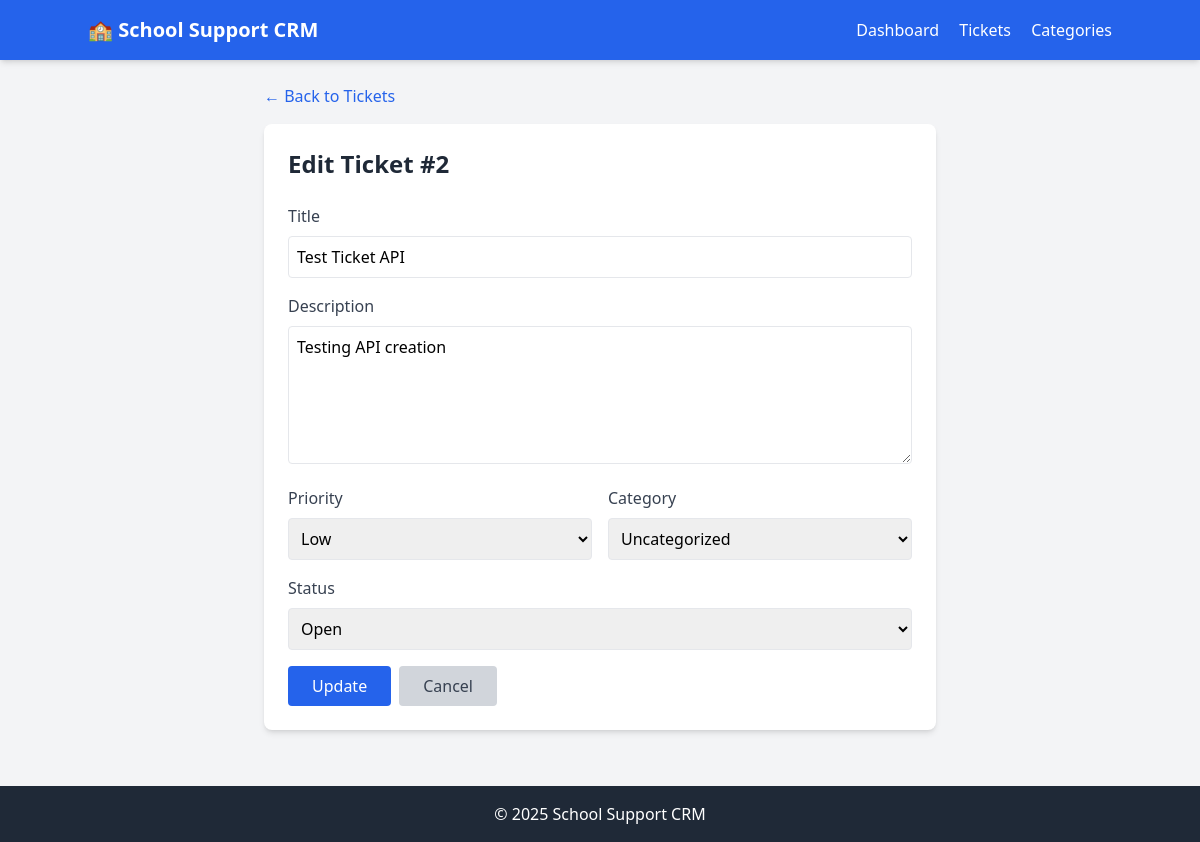
Screenshot of /tickets/2/edit with the database file from the repository.
### app/models/db.py (models this page shows)
class Ticket(SQLModel, table=True):
    id: Optional[int] = Field(default=None, primary_key=True)
    title: str
    description: str
    priority: Priority = Field(default=Priority.MEDIUM)
    status: Status = Field(default=Status.OPEN)
    author_id: int = Field(foreign_key="user.id")
    category_id: Optional[int] = Field(default=None, foreign_key="category.id")
    created_at: datetime = Field(default_factory=datetime.utcnow)
    updated_at: datetime = Field(default_factory=datetime.utcnow)
    author: User = Relationship(back_populates="tickets")
    category: Optional[Category] = Relationship(back_populates="tickets")
    comments: List["Comment"] = Relationship(back_populates="ticket")

### main.py (the view)
@app.get("/tickets/{ticket_id}/edit", response_class=HTMLResponse)
async def edit_ticket_page(request: Request, ticket_id: int, session: Session = Depends(get_session)):
    ticket = session.get(Ticket, ticket_id)
    if not ticket:
        return RedirectResponse(url="/tickets")
    categories_list = session.exec(select(Category)).all()
    return templates.TemplateResponse("ticket_form.html", {
        "request": request,
        "title": f"Edit Ticket #{ticket_id}",
        "action": f"/tickets/{ticket_id}/update",
        "categories": categories_list,
        "ticket": ticket,
        "edit_mode": True
    })

### app/templates/ticket_form.html (shortened to what this page needs)
{% extends "base.html" %}
{% block content %}
<div class="max-w-2xl mx-auto">
    <div class="mb-4">
        <a href="/tickets" class="text-blue-600 hover:underline">&larr; Back to Tickets</a>
    </div>
    <div class="bg-white rounded-lg shadow-md p-6">
        <h2 class="text-2xl font-bold text-gray-800 mb-6">{{ title }}</h2>
        <form method="POST" action="{{ action }}">
            <div class="mb-4">
                <label class="block text-gray-700 font-medium mb-2">Title</label>
                <input type="text" name="title" value="{{ ticket.title if ticket else '' }}"
                    class="w-full border rounded p-2 focus:outline-none focus:ring-2 focus:ring-blue-500" required>
            </div>
            <div class="mb-4">
                <label class="block text-gray-700 font-medium mb-2">Description</label>
                <textarea name="description" rows="5"
                    class="w-full border rounded p-2 focus:outline-none focus:ring-2 focus:ring-blue-500" required>{{ ticket.description if ticket else '' }}</textarea>
            </div>
            <div class="grid grid-cols-2 gap-4 mb-4">
                <div>
                    <label class="block text-gray-700 font-medium mb-2">Priority</label>
                    <select name="priority" class="w-full border rounded p-2 focus:outline-none focus:ring-2 focus:ring-blue-500">
                        <option value="low" {% if ticket and ticket.priority == 'low' %}selected{% endif %}>Low</option>
                    </select>
                </div>
                <div>
                    <label class="block text-gray-700 font-medium mb-2">Category</label>
                    <select name="category_id" class="w-full border rounded p-2 focus:outline-none focus:ring-2 focus:ring-blue-500">
                        <option value="">Uncategorized</option>
                    </select>
                </div>
            </div>
            {% if ticket and edit_mode %}
            <div class="mb-4">
                <label class="block text-gray-700 font-medium mb-2">Status</label>
                <select name="status" class="w-full border rounded p-2 focus:outline-none focus:ring-2 focus:ring-blue-500">
                    <option value="open" {% if ticket and ticket.status == 'open' %}selected{% endif %}>Open</option>
                </select>
            </div>
            {% endif %}
            <div class="flex space-x-2">
                <button type="submit" class="bg-blue-600 text-white px-6 py-2 rounded hover:bg-blue-700">
                    {{ 'Update' if edit_mode else 'Create' }}
                </button>
                <a href="/tickets" class="bg-gray-300 text-gray-700 px-6 py-2 rounded hover:bg-gray-400">Cancel</a>
            </div>
        </form>
    </div>
</div>
{% endblock %}

### rows the page displays
Ticket: title "Test Ticket API", description "Testing API creation", priority "Low", status "Open"

### other values shown
{{ title }} "Edit Ticket #2"
{{ 'Update' if edit_mode else 'Create' }} "Update"
